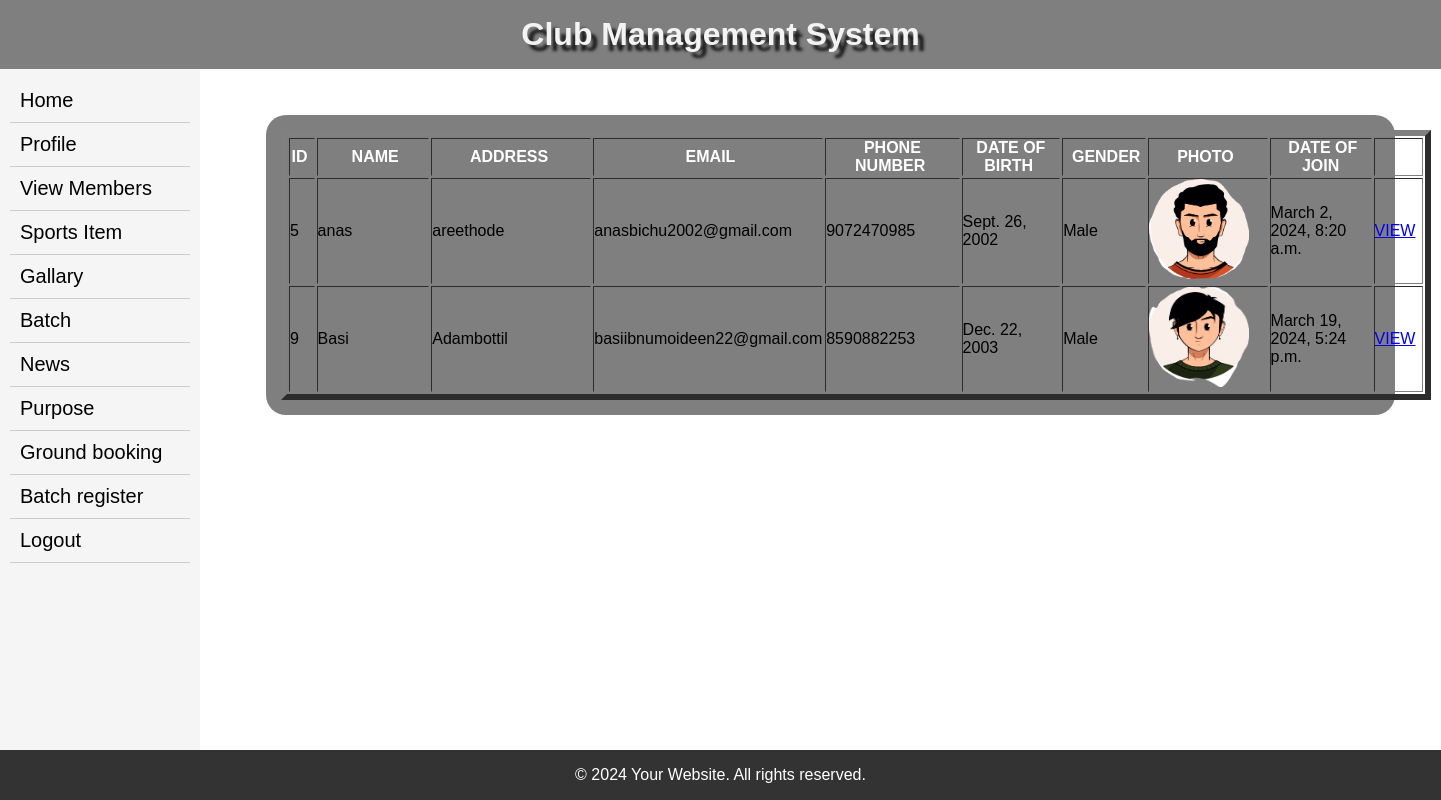
Screenshot of /adminviewmembers/ with the database file from the repository.
### myapp/models.py (models this page shows, shortened)
class clubmember(models.Model):
    id=models.AutoField(primary_key=True)
    name=models.CharField(max_length=50)
    member = models.OneToOneField(
        Userprofile,
        on_delete=models.CASCADE,
        blank=True,
        null=True
    )
    address=models.TextField()
    email=models.CharField(max_length=50)
    phoneno=models.IntegerField()
    date_of_birth = models.DateField()
    gender=models.TextField(max_length=50)
    photo=models.ImageField(upload_to='memberimg',null=True,blank=True)
    date_of_join = models.DateTimeField(auto_now_add=True)
    is_active = models.BooleanField(null=False, blank=True, default=True)
    otp = models.CharField(max_length=20, null=True, blank=True)

### myapp/views.py (the view)
# urls.py: path("adminviewmembers/",views.adminviewmembers,name='listmember'),
def adminviewmembers(request):
    list=clubmember.objects.all()
    return render(request,'adminviewmembers.html',{'list':list})

### templates/adminviewmembers.html (shortened to what this page needs)
{% extends 'admin_index.html' %}
{% block body %}
<body>
<form id="form1" name="form1" method="post"><table width="1150" height="100" border="6">
  <tbody>
    <tr>
      <th width="28" scope="col">ID&nbsp;</th>
      <th width="158.4" scope="col">&nbsp;NAME</th>
      <th width="218.4" scope="col">ADDRESS&nbsp;</th>
      <th width="220.8" scope="col">&nbsp;EMAIL</th>
      <th width="168" scope="col">PHONE NUMBER&nbsp;</th>
      <th width="132" scope="col">DATE OF BIRTH&nbsp;</th>
      <th width="90.4" scope="col">&nbsp;GENDER</th>
      <th width="133.6" scope="col">PHOTO&nbsp;</th>
      <th width="143.2" scope="col">&nbsp;DATE OF JOIN</th>
      <th width="54.4" scope="col">&nbsp;</th>
    </tr>
      {% for i in list %}
    <tr>
      <td>{{i.id}}</td>
      <td>{{i.name}}</td>
      <td>{{i.address}}</td>
      <td>{{i.email}}</td>
      <td>{{i.phoneno}}</td>
      <td>{{i.date_of_birth}}</td>
      <td>{{i.gender}}</td>
      <td>  {% if i.photo %}
    <img src="{{ i.photo.url }}" alt="" width="100" height="100"/>
  {% else %}
    No photo available
  {% endif %}</td>
        <td>{{i.date_of_join}}</td>
      <td><a href="{% url 'adminviewmemberprofile' i.id %}">VIEW</a></td>
    </tr>
  {% endfor %}
  </tbody>
</table>
</form>
</body>
{% endblock %}

### templates/admin_index.html (shortened to what this page needs)
<!DOCTYPE html>
<html lang="en">
<head>
</head>
<body>
    <header>
        <h1>Club Management System</h1>
    </header>
    <nav>
        <a href="{% url 'loadhome' %}">Home</a>
        <a href="{% url 'adminviewprofile' %}">Profile</a>
        <a href="{% url 'listmember' %}">View Members</a>
        <a href="{% url 'viewsportsitem' %}">Sports Item</a>
        <a href="{% url 'adminviewgallary' %}">Gallary</a>
        <a href="{% url 'adminbatchlist' %}">Batch</a>
        <a href="{% url 'adminnewslist' %}">News</a>
        <a href="{% url 'viewpurpose' %}">Purpose</a>
        <a href="{% url 'viewgroundbooking' %}">Ground booking</a>
        <a href="{% url 'registerdbatchlist' %}">Batch register</a>
        <a href="{% url 'logout' %}">Logout</a>
    </nav>
    <section>
        <div class="main-body">
         {% block body %}
            {% endblock %}
        </div>
    </section>
    <footer>
        <p>© 2024 Your Website. All rights reserved.</p>
    </footer>
</body>
</html>

### templates/admin_index.html (style rules this page uses)
* { margin: 0; padding: 0; box-sizing: border-box; }
body { font-family: Arial, sans-serif; background-image: url(https://png.pngtree.com/background/20230512/original/pngtree-sport-background-picture-image_2502918.jpg); background-size: cover; background-repeat: no-repeat; }
header { background-color: rgba(0,0,0,0.5); color: rgb(244, 243, 243); text-shadow: 6px 6px 3px #1d1d1d; text-align: center; padding: 1em; }
nav { width: 200px; background-color: #f2f2f2b9; padding: 10px; position: fixed; height: 100%; overflow: auto; }
nav a { display: block; padding: 10px; text-decoration: none; color: #000000; font-size: 20px; border-bottom: 1px solid #ccc; }
section { margin-left: 220px; padding: 1em; }
footer { background-color: #333; color: white; text-align: center; padding: 1em; position: fixed; bottom: 0; width: 100%; }
.main-body { margin: 30px; padding: 15px; border-radius: 20px; background-color: rgba(0,0,0,0.5); }
th { color:#fff; }

### rows the page displays
clubmember: id "5", name "anas", address "areethode", email "anasbichu2002@gmail.com", phoneno "9072470985", date_of_birth "Sept. 26, 2002", gender "Male", photo (picture), date_of_join "March 2, 2024, 8:20 a.m."
clubmember: id "9", name "Basi", address "Adambottil", email "basiibnumoideen22@gmail.com", phoneno "8590882253", date_of_birth "Dec. 22, 2003", gender "Male", photo (picture), date_of_join "March 19, 2024, 5:24 p.m."
